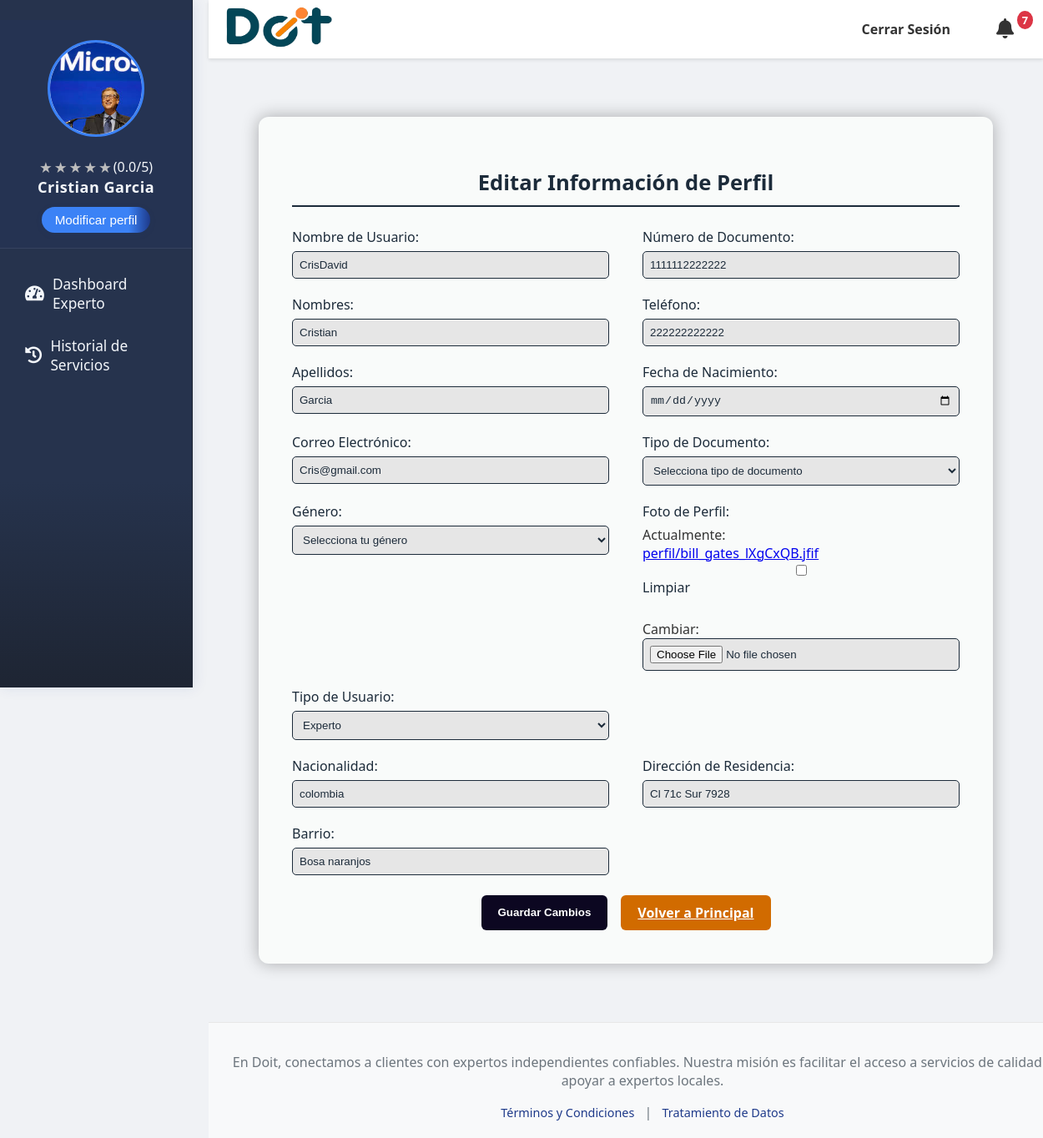
/perfil/editar/ (signed in), run on the app's committed database.
### doit_app/models.py (models this page shows, shortened)
class CustomUser(AbstractUser):
    tipo_usuario_choices = [
        ('cliente', 'Cliente'),
        ('experto', 'Experto'),
    ]
    estado_aprobacion_choices = [
        ('pendiente', 'Pendiente'),
        ('aprobado', 'Aprobado'),
        ('rechazado', 'Rechazado'),
    ]
    genero = models.ForeignKey(Genero, on_delete=models.SET_NULL, null=True, blank=True, verbose_name="Género")
    tipo_usuario = models.CharField(max_length=20, choices=tipo_usuario_choices, default='cliente', verbose_name="Tipo de Usuario")
    nacionalidad = models.CharField(max_length=100, blank=True, null=True, verbose_name="Nacionalidad")
    numDoc = models.CharField(max_length=100, unique=True, blank=True, null=True, verbose_name="Número de Documento")
    telefono = models.CharField(max_length=20, blank=True, null=True, verbose_name="Teléfono")
    fechaNacimiento = models.DateField(blank=True, null=True, verbose_name="Fecha de Nacimiento")
    foto_perfil = models.ImageField(upload_to='perfil/', null=True, blank=True, verbose_name="Foto de Perfil")
    tipo_documento = models.ForeignKey(TipoDoc, on_delete=models.SET_NULL, null=True, blank=True, verbose_name="Tipo de Documento")
    especialidad = models.ManyToManyField(
        Servicios,
        blank=True,
        verbose_name="Servicios que ofrece el experto"
    )
    direccion = models.CharField(max_length=255, blank=True, null=True, verbose_name="Dirección de Residencia")
    barrio = models.CharField(max_length=100, blank=True, null=True, verbose_name="Barrio")
    documento_identidad_pdf = models.FileField(upload_to='documentos_identidad/', blank=True, null=True, verbose_name="Documento de Identidad (PDF)")
    hoja_vida_file = models.FileField(upload_to='hojas_vida/', null=True, blank=True, verbose_name="Hoja de Vida (PDF)")
    verificado = models.CharField(
        max_length=20,
        choices=[('pendiente', 'Pendiente'), ('aprobado', 'Aprobado'), ('rechazado', 'Rechazado')],
        default='pendiente',
        verbose_name="Estado de verificación del experto"
    )
    aprobado_cliente = models.CharField(
        max_length=20,
        choices=estado_aprobacion_choices,
        default='pendiente',
        verbose_name="Estado de aprobación del cliente"
    )
    class Meta:
        verbose_name = "Usuario Personalizado"
        verbose_name_plural = "Usuarios Personalizados"
        app_label = "doit_app"
    def is_usuario_normal(self):
        return self.tipo_usuario == 'cliente'
    def is_experto(self):
        return self.tipo_usuario == 'experto'

### doit_app/views.py (the view)
# urls.py: path('perfil/editar/', views.editar_perfil_view, name='editar_perfil'), # Renombrado para claridad
@login_required
def editar_perfil_view(request):
    user = request.user
    if request.method == 'POST':
        form = PerfilUsuarioForm(request.POST, request.FILES, instance=user)
        if form.is_valid():
            try:
                user_instance = form.save()
                messages.success(request, '✅ ¡Tu perfil ha sido actualizado con éxito!')
                if user_instance.tipo_usuario == 'cliente':
                    return redirect('principal')
                elif user_instance.tipo_usuario == 'experto':
                    return redirect('dashboard_experto')
                else:
                    return redirect('principal')
            except Exception as e:
                messages.error(request, f'Hubo un error al guardar el perfil: {e}')
                print(f"ERROR al guardar el formulario de perfil: {e}")
        else:
            messages.error(request, 'Hubo un error al actualizar tu perfil. Por favor, revisa los datos.')
            print("Errores del formulario:", form.errors)
    else:
        form = PerfilUsuarioForm(instance=user)
    return render(request, 'modificar.html', {'form': form})

### doit_app/templates/modificar.html (shortened to what this page needs)
{% extends "base.html" %}
{% load static %}
{% load widget_tweaks %}
{% block extra_css %}
    <link rel="stylesheet" href="{% static 'css/modificar.css' %}">
{% endblock %}
{% block content %}
<div class="container-perfil-edit">
    <h2 class="titulo-perfil">Editar Información de Perfil</h2>
    <form method="post" enctype="multipart/form-data" class="form-perfil">
        <div class="row">
            <div class="form-group">
                {{ form.username.label_tag }}
                {% render_field form.username class="form-control" %}
            </div>
            <div class="form-group">
                {{ form.numDoc.label_tag }}
                {% render_field form.numDoc class="form-control" %}
            </div>
            <div class="form-group">
                {{ form.first_name.label_tag }}
                {% render_field form.first_name class="form-control" %}
            </div>
            <div class="form-group">
                {{ form.telefono.label_tag }}
                {% render_field form.telefono class="form-control" %}
            </div>
            <div class="form-group">
                {{ form.last_name.label_tag }}
                {% render_field form.last_name class="form-control" %}
            </div>
            <div class="form-group">
                {{ form.fechaNacimiento.label_tag }}
                {% render_field form.fechaNacimiento class="form-control" %}
            </div>
            <div class="form-group">
                {{ form.email.label_tag }}
                {% render_field form.email class="form-control" %}
            </div>
            <div class="form-group">
                {{ form.tipo_documento.label_tag }}
                {% render_field form.tipo_documento class="form-control" %}
            </div>
            <div class="form-group">
                {{ form.genero.label_tag }}
                {% render_field form.genero class="form-control" %}
            </div>
            <div class="form-group">
                {{ form.foto_perfil.label_tag }}
                {% render_field form.foto_perfil class="form-control" %}
            </div>
            <div class="form-group">
                {{ form.tipo_usuario.label_tag }}
                {% render_field form.tipo_usuario class="form-control" %}
            </div>
            <div class="form-group">
            </div>
            <div class="form-group">
                {{ form.nacionalidad.label_tag }}
                {% render_field form.nacionalidad class="form-control" %}
            </div>
            <div class="form-group">
                {{ form.direccion.label_tag }}
                {% render_field form.direccion class="form-control" %}
            </div>
            <div class="form-group">
                {{ form.barrio.label_tag }}
                {% render_field form.barrio class="form-control" %}
            </div>
            <div></div>
        </div>
        <div class="mt-4 d-flex justify-content-center gap-3">
            <button type="submit" class="btn btn-success">Guardar Cambios</button>
            <a href="{% url 'principal' %}" class="btn btn-secondary">Volver a Principal</a>
        </div>
    </form>
</div>
{% endblock %}

### doit_app/templates/base.html (shortened to what this page needs)
<!DOCTYPE html>
<html lang="es">
{% load static %}
<head>
    <link rel="stylesheet" href="{% static 'css/styles.css' %}">
    <link rel="stylesheet" href="{% static 'css/calificaciones.css' %}">
    <link rel="stylesheet" href="https://cdnjs.cloudflare.com/ajax/libs/font-awesome/5.15.4/css/all.min.css">
    {% block extra_css %}
    {% endblock %}
</head>
<body>
    {% if user.is_authenticated and not user.is_staff and not user.is_superuser %}
    <div id="sidebar">
            <div class="perfil-header">
                <div class="perfil-foto-container">
                    {% if user.foto_perfil %}
                        <img src="{{ user.foto_perfil.url }}" alt="Foto de perfil de {{ user.username }}" class="perfil-foto">
                    {% else %}
                        <img src="{% static 'images/default_profile.jpg' %}" alt="Foto de perfil por defecto" class="perfil-foto">
                    {% endif %}
                </div>
                {% if user.tipo_usuario == 'experto' %}
                    <div class="calificacion-experto" style="margin-top: 8px;">
                        <div class="star-display rating-display" data-rating="{{ promedio_calificacion|default:0 }}" data-show-number="true"></div>
                    </div>
                {% endif %}
                <p class="perfil-nombre">
                    {% if user.first_name and user.last_name %}
                        {{ user.first_name }} {{ user.last_name }}
                    {% elif user.first_name %}
                        {{ user.first_name }}
                    {% elif user.username %}
                        {{ user.username }}
                    {% else %}
                        Usuario Desconocido
                    {% endif %}
                </p>
                <div>
                    <a href="{% url 'editar_perfil' %}">
                        <button class="modificar-perfil-btn">Modificar perfil</button>
                    </a>
                </div>
            </div>
        <ul class="list-unstyled components">
            {% if user.is_authenticated and user.is_experto %}
                <li><a href="{% url 'dashboard_experto' %}"><i class="fas fa-tachometer-alt"></i> Dashboard Experto</a></li>
                <li><a href="{% url 'historial_experto' %}"><i class="fas fa-history"></i> Historial de Servicios</a></li>
            {% endif %}
        </ul>
    </div>
    {% endif %}
    <div id="content-wrapper">
        <header>
            <nav class="navbar navbar-light bg-light">
                <div class="logo">
                    {% if user.is_authenticated %}
                        {% if user.is_usuario_normal %}
                            <a href="{% url 'principal' %}">
                                <img src="{% static 'images/Doit_logo.png' %}" alt="Logo Doit" width="130">
                            </a>
                        {% elif user.is_experto %}
                            <a href="{% url 'dashboard_experto' %}">
                                <img src="{% static 'images/Doit_logo.png' %}" alt="Logo Doit" width="130">
                            </a>
                        {% elif user.is_superuser %}
                            <a href="{% url 'admin_principal' %}">
                                <img src="{% static 'images/Doit_logo.png' %}" alt="Logo Doit" width="130">
                            </a>
                        {% else %}
                            <a href="{% url 'home' %}">
                                <img src="{% static 'images/Doit_logo.png' %}" alt="Logo Doit" width="130">
                            </a>
                        {% endif %}
                    {% else %}
                        <a href="{% url 'home' %}">
                            <img src="{% static 'images/Doit_logo.png' %}" alt="Logo Doit" width="130">
                        </a>
                    {% endif %}
                </div>
                <ul class="nav-links">
                    {% if user.is_authenticated %}
                        <li><a href="{% url 'user_logout' %}">Cerrar Sesión</a></li>
                    {% else %}
                        <li><a href="{% url 'login' %}">Iniciar Sesión</a></li>
                        <li><a href="{% url 'registrarse' %}">Registrarse</a></li>
                    {% endif %}
                    <li style="position:relative;">
                        <a href="{% url 'notificaciones' %}" id="notificaciones-link" style="position:relative;">
                            <i class="fa fa-bell" style="font-size:1.5em;"></i>
                            {% if notificaciones_no_leidas and notificaciones_no_leidas > 0 %}
                                <span id="notificaciones-badge" style="position:absolute;top:-5px;right:-8px;background:#dc3545;color:white;border-radius:50%;padding:2px 6px;font-size:0.8em;">{{ notificaciones_no_leidas }}</span>
                            {% endif %}
                        </a>
                    </li>
                </ul>
            </nav>
        </header>
        <main>
            {% block content %}
            {% endblock %}
        </main>
        <footer>
            <p> En Doit, conectamos a clientes con expertos independientes confiables. Nuestra misión es facilitar el acceso a servicios de calidad y apoyar a expertos locales. </p>
            <div class="footer-links">
                <a href="{% url 'terminos_condiciones' %}">Términos y Condiciones</a> |
                <a href="{% url 'tratamiento_datos' %}">Tratamiento de Datos</a>
            </div>
        </footer>
    </div>
</body>
</html>

### data on the page
CustomUser: foto_perfil (picture), first_name "Cristian", last_name "Garcia", username "CrisDavid", numDoc "1111112222222", telefono "222222222222", email "Cris@gmail.com", tipo_documento "Selecciona tipo de documento", genero "Selecciona tu género", tipo_usuario "Experto", nacionalidad "colombia", direccion "Cl 71c Sur 7928", barrio "Bosa naranjos"

### other printed values
{{ notificaciones_no_leidas }} "7"
